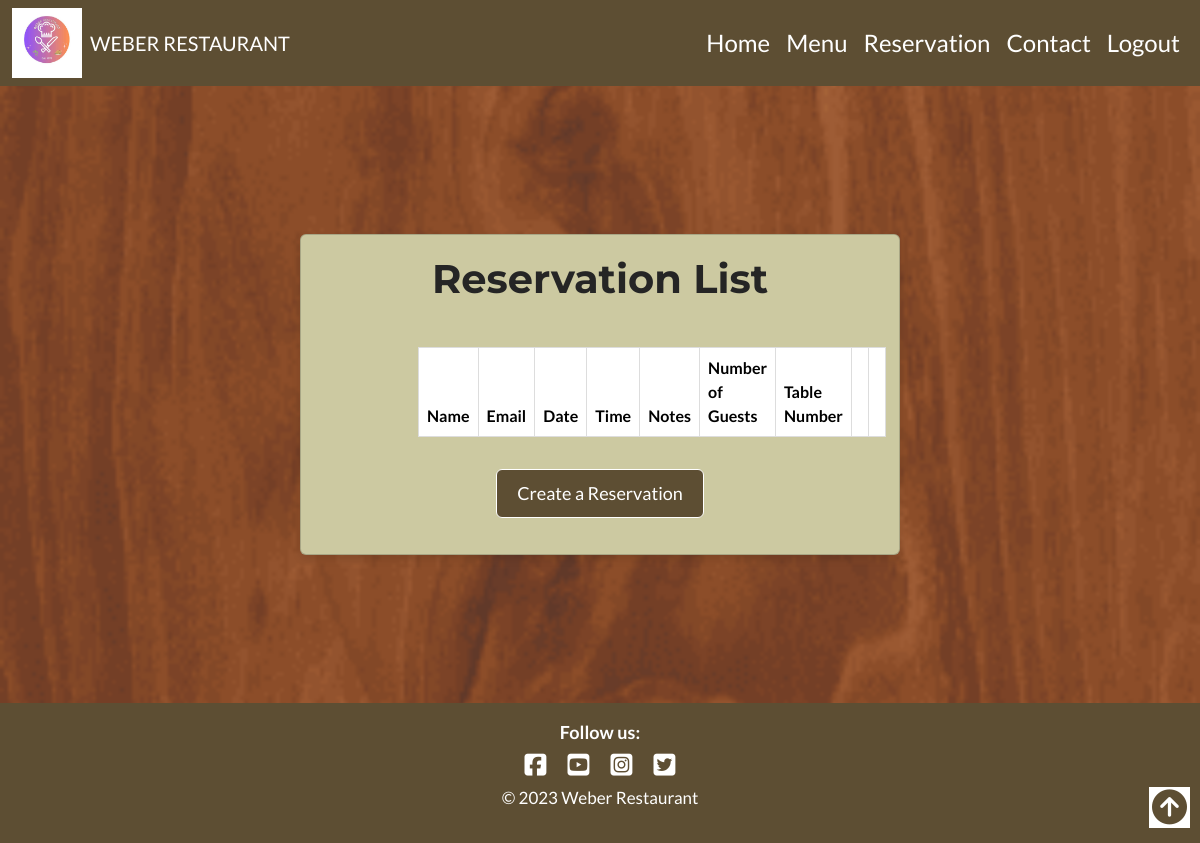
The page /reservation_list (signed in) on the database as committed earlier.
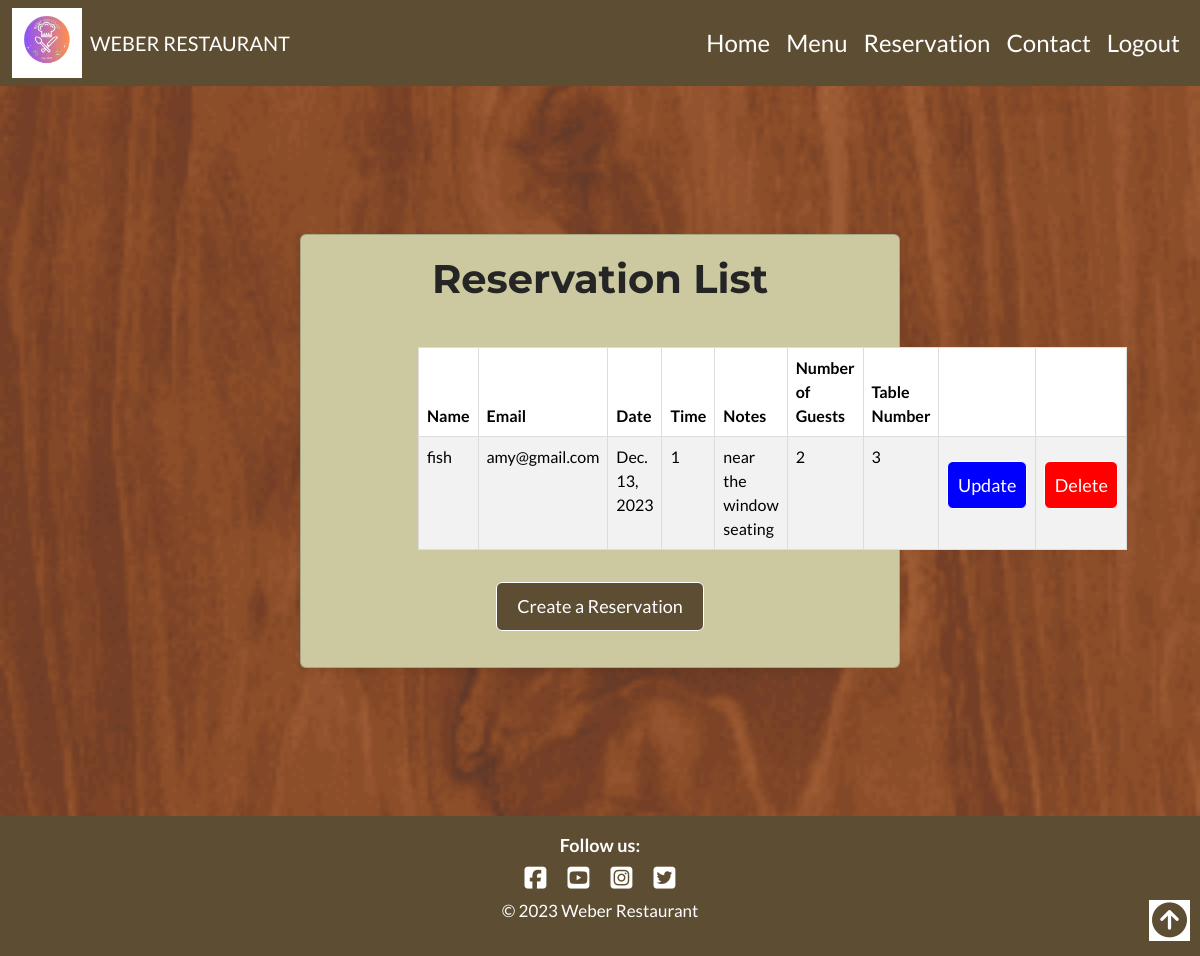
The same page on the database as committed later.
### reservations/models.py (models this page shows, shortened)
class Reservations(models.Model):
    user = models.ForeignKey(User, on_delete=models.CASCADE)
    name = models.CharField(max_length=100)
    customer_email = models.EmailField(max_length=150)
    date = models.DateField()
    time = models.IntegerField(choices=RESERVATION_TIME, default=1)
    notes = models.TextField(null=True, blank=True) # This is not a required field
    table = models.ForeignKey('Table', on_delete=models.CASCADE)
    number_of_guests = models.IntegerField()
    created = models.DateTimeField(auto_now_add=True)

class Table(models.Model):
    table_number = models.IntegerField(unique=True)
    capacity = models.IntegerField(choices=CAPACITY, default=2)
    def __str__(self):
        return str(self.table_number)

### reservations/views.py (the view)
# urls.py: path('reservation_list', Reservation_List_View.as_view(), name='reservation_list'),
class Reservation_List_View(ListView):
    model = Reservations
    template_name = "reservation_list.html"
    context_object_name = 'reservations'
    def get_queryset(self):
        if self.request.user.is_staff:
            queryset = super().get_queryset()
            booking_email = self.request.GET.get('booking_email')
            booking_date = self.request.GET.get('booking_date')
            if booking_email:  # If booking_email is not None
                queryset = queryset.filter(customer_email=booking_email)
            if booking_date:
                queryset = queryset.filter(date=booking_date)
            queryset = queryset.filter(
                date__gte=datetime.date.today()-datetime.timedelta(days=1))
            return queryset
        else:
            return Reservations.objects.filter(user=self.request.user)
    def get_context_data(self, **kwargs):
        context = super().get_context_data(**kwargs)
        context['search_form'] = SearchReservationForm(
            self .request.GET or None)
        context['navbar'] = 'view'
        return context

### templates/reservation_list.html (shortened to what this page needs)
{% extends "base.html" %} {% block content %}
<head>
</head>
<body>
<div class="wrapper">
  <div class="container form-style w-50 card card-body mt-5 mb-5" style="background-color: #CCC9A1; margin-bottom: 40px;" id="signin">
  <h2 class="text-center">Reservation List</h2>
  <div class="row reservation-container">
    <div class="col-10 col-md-8 text-center reservations-table m-3 mx-auto">
  <table class="table table-striped table-hover table-responsive">
    <thead>
      <tr>
        <th>Name</th>
        <th>Email</th>
        <th>Date</th>
        <th>Time</th>
        <th>Notes</th>
        <th>Number of Guests</th>
        <th>Table Number</th>
        <th></th>
        <th></th>
      </tr>
    </thead>
    <tbody>
      {% for reservation in reservations %}
      <tr>
        <td>{{ reservation.name }}</td>
        <td>{{ reservation.customer_email }}</td>
        <td>{{ reservation.date }}</td>
        <td>{{ reservation.time }}</td>
        <td>{{ reservation.notes }}</td>
        <td>{{ reservation.number_of_guests }}</td>
        <td>{{ reservation.table }}</td>
        <td>
            <a class="btn btn-success mt-3 w-20 text-center" href="{% url 'reservation_edit' reservation.pk %}" style="background-color: blue; padding: 0.6rem;">Update</a>
        </td>
        <td>
          <a class="btn btn-success mt-3 w-20 text-center" href="{% url 'reservation_delete' reservation.pk %}" style="background-color: red; padding: 0.6rem;">Delete</a>
        </td>
      </tr>
      {% endfor %}
    </tbody>
  </table>
  <form method="post" action="{% url 'booking' %}">
    <button class="btn btn-success mt-3 w-20 text-center" type="submit">Create a Reservation</button>
  </form>
    </div>
  </div>
  </div>
</div>
</body>
{% endblock %}

Rows that differ between the two databases and show on the page:
added Reservations: name "fish", customer_email "amy@gmail.com", date "Dec. 13, 2023", time "1", notes "near the window seating", number_of_guests "2", table "3"
